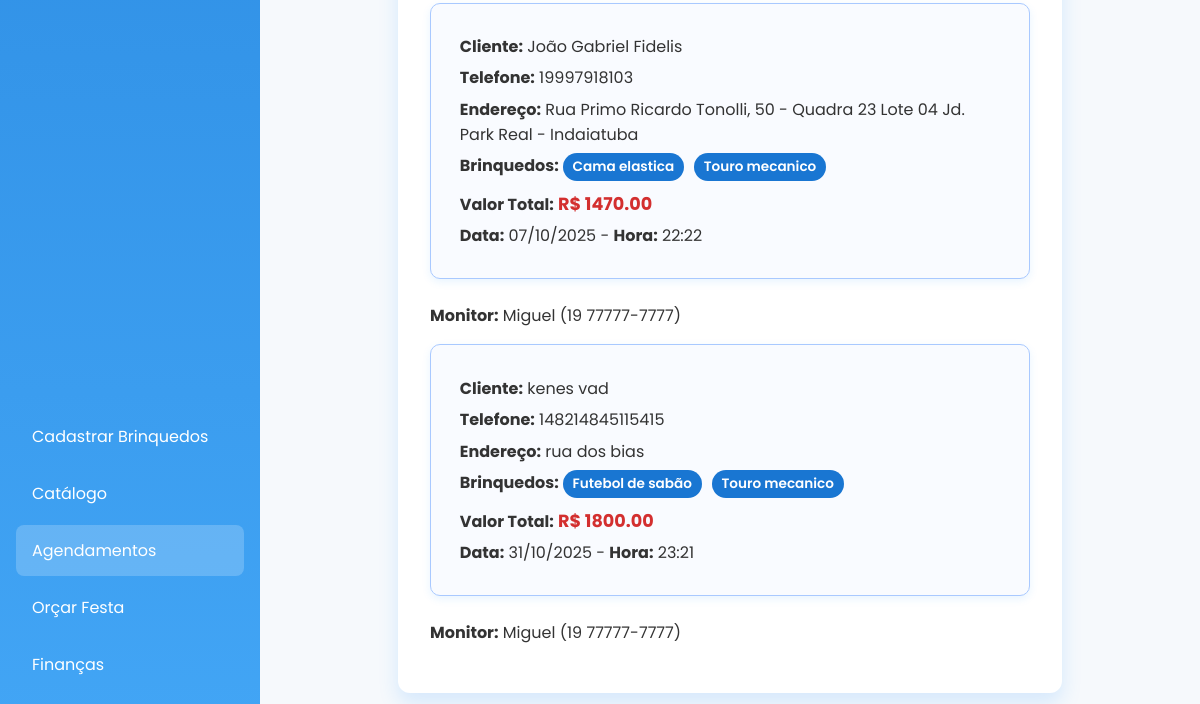
Page /agendamentos (lower part) on the earlier database version.
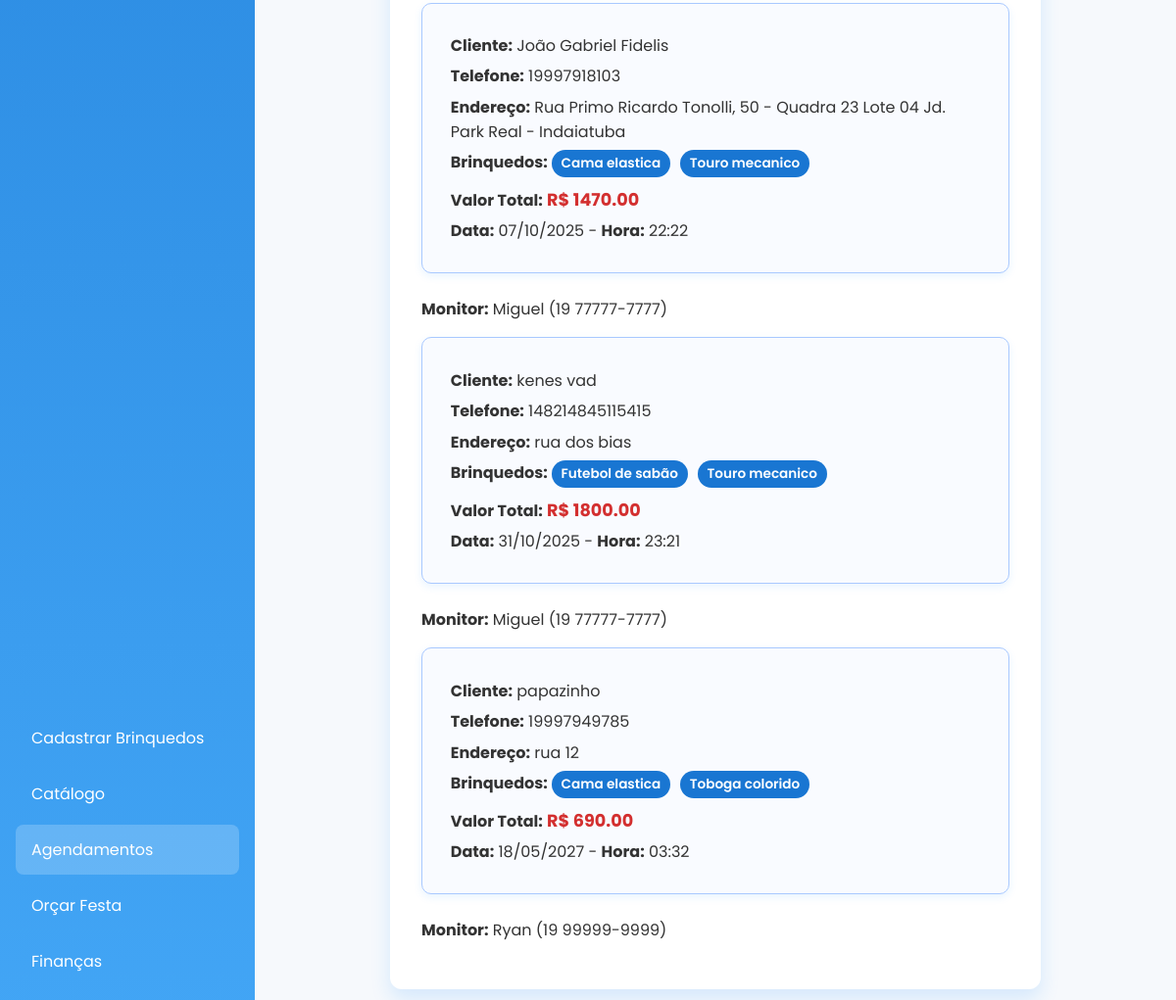
Same page on the later database version.
### storage.py (models this page shows)
class Orcamento(db.Model):
    id = db.Column(db.Integer, primary_key=True)
    nome_cliente = db.Column(db.String(100), nullable=False)
    telefone = db.Column(db.String(20))
    endereco = db.Column(db.String(200))
    brinquedos = db.relationship('Brinquedo', secondary='orcamento_brinquedo')
    valor_total = db.Column(db.Float, nullable=False)
    agendado = db.Column(db.Boolean, default=False)
    data_festa = db.Column(db.Date, nullable=True)
    hora_festa = db.Column(db.Time, nullable=True)
    monitor_id = db.Column(db.Integer, db.ForeignKey('monitor.id'), nullable=True)
    monitor = db.relationship('Monitor', backref='orcamentos')

class Brinquedo(db.Model):
    id = db.Column(db.Integer, primary_key=True)
    nome = db.Column(db.String(100), nullable=False)
    tamanho = db.Column(db.String(50))
    preco = db.Column(db.Float, nullable=False)
    faixa_etaria = db.Column(db.String(50))
    caminho_imagem = db.Column(db.String(200))

class Monitor(db.Model):
    id = db.Column(db.Integer, primary_key=True)
    nome = db.Column(db.String(100), nullable=False)
    telefone = db.Column(db.String(20))
    disponibilidade = db.Column(db.Boolean, default=True)  # True = disponível

### routes.py (the view)
@app.route('/agendamentos')
def pagina_agendamentos():
    agendados = Orcamento.query.filter_by(agendado=True).all()
    page_content = render_template('agendamentos.html', agendados=agendados)
    return render_template(
        'home.html',
        active_page='agendamentos',
        page_title='Festas Agendadas',
        page_content=page_content
    )

### templates/agendamentos.html (shortened to what this page needs)
<div class="card">
    {% for orcamento in agendados %}
    <div class="agendamento">
        <p><strong>Cliente:</strong> {{ orcamento.nome_cliente }}</p>
        <p><strong>Telefone:</strong> {{ orcamento.telefone }}</p>
        <p><strong>Endereço:</strong> {{ orcamento.endereco }}</p>
        <p><strong>Brinquedos:</strong>
            {% for b in orcamento.brinquedos %}
            <span class="tag">{{ b.nome }}</span>
            {% endfor %}
        </p>
        <p><strong>Valor Total:</strong> <span class="valor">R$ {{ "%.2f"|format(orcamento.valor_total) }}</span></p>
        <p><strong>Data:</strong> {{ orcamento.data_festa.strftime('%d/%m/%Y') }} -
           <strong>Hora:</strong> {{ orcamento.hora_festa.strftime('%H:%M') }}</p>
    </div>
    <p><strong>Monitor:</strong>
  {% if orcamento.monitor %}
    {{ orcamento.monitor.nome }} ({{ orcamento.monitor.telefone }})
  {% else %}
    <em>Sem monitor atribuído</em>
  {% endif %}
</p>
    {% else %}
    <p class="no-data">Nenhum agendamento feito.</p>
    {% endfor %}
</div>

### templates/home.html (shortened to what this page needs)
<!DOCTYPE html>
<html lang="pt-br">
<head>
    <link rel="stylesheet" href="{{ url_for('static', filename='style.css') }}">
</head>
<body>
    <div class="container">
        <aside class="sidebar">
            <nav>
                <a href="/admin" class="{{ 'active' if active_page == 'admin' else '' }}">Cadastrar Brinquedos</a>
                <a href="/usuario" class="{{ 'active' if active_page == 'usuario' else '' }}">Catálogo</a>
                <a href="/agendamentos" class="{{ 'active' if active_page == 'agendamentos' else '' }}">Agendamentos</a>
                <a href="/orcamentos" class="{{ 'active' if active_page == 'orcamentos' else '' }}">Orçar Festa</a>
                <a href="/financeiro" class="{{ 'active' if active_page == 'financeiro' else '' }}">Finanças</a>
            </nav>
        </aside>
        <main class="content">
            <section class="page-content">
                {{ page_content|safe }}
            </section>
        </main>
    </div>
</body>
</html>

### static/style.css (style rules this page uses)
body { margin: 0; font-family: 'Poppins', sans-serif; background: #f6f9fc; color: #333; }
.container { display: flex; min-height: 100vh; }
.sidebar { width: 260px; background: linear-gradient(180deg, #1976d2, #42a5f5); color: white; padding: 2rem 1rem; display: flex; flex-direction: column; justify-content: space-between; position: fixed; left: 0; top: 0; height: 100vh; box-sizing: border-box; }
.sidebar nav { display: flex; flex-direction: column; margin-top: 2rem; }
.sidebar a { color: white; text-decoration: none; padding: 0.8rem 1rem; margin: 0.2rem 0; border-radius: 8px; transition: background 0.3s; }
.sidebar a:hover, .sidebar a.active { background: rgba(255, 255, 255, 0.2); }
.content { flex-grow: 1; margin-left: 260px; width: calc(100vw - 260px); height: 100vh; display: flex; flex-direction: column; overflow-y: auto; padding: 2rem; box-sizing: border-box; }
.card { max-width: 500px; margin: 10px auto 0 auto; background: #fff; border-radius: 12px; box-shadow: 0 8px 24px rgba(0,0,0,0.12); font-family: 'Poppins', sans-serif; overflow: hidden; transition: transform 0.3s ease, box-shadow 0.3s ease; }
.card { max-width: 600px; margin: 18px auto 0 auto; padding: 2rem; background: white; border-radius: 12px; box-shadow: 0 10px 20px rgba(30, 144, 255, 0.15); transition: box-shadow 0.3s ease, transform 0.3s ease; }
.agendamento { background: #f9fbff; border: 1px solid #a9c9ff; border-radius: 10px; padding: 1.5rem 1.8rem; margin-bottom: 1.5rem; box-shadow: 0 3px 8px rgba(30, 144, 255, 0.1); transition: background 0.3s ease; }
.agendamento p { margin: 0.4rem 0; color: #333; font-size: 1rem; }
.tag { display: inline-block; background-color: #1976d2; color: white; padding: 0.25rem 0.6rem; margin-right: 6px; margin-bottom: 0.2rem; border-radius: 18px; font-size: 0.85rem; font-weight: 600; user-select: none; transition: background-color 0.3s ease; }
.valor { font-weight: 700; color: #d32f2f; font-size: 1.1rem; }

Differences in the rows shown:
added Orcamento: nome_cliente "papazinho", telefone "19997949785", endereco "rua 12", valor_total "690.00", data_festa "18/05/2027", hora_festa "03:32", monitor.nome "Ryan", monitor.telefone "19 99999-9999", Brinquedo (nome "Cama elastica")
now on this page (row unchanged): Brinquedo: nome "Toboga colorido", shown under "papazinho"
